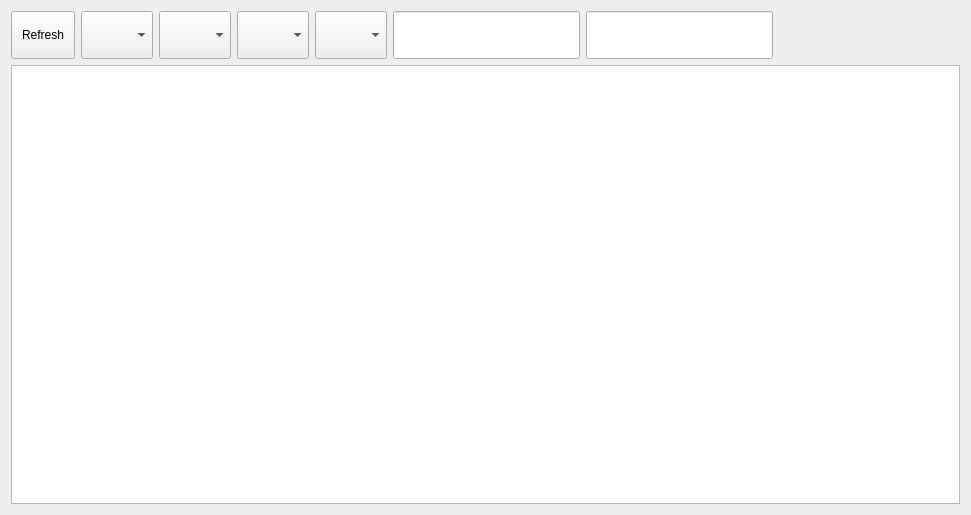
<?xml version="1.0" encoding="UTF-8"?>
<ui version="4.0">
 <class>WeightingView</class>
 <widget class="QWidget" name="WeightingView">
  <property name="geometry">
   <rect>
    <x>0</x>
    <y>0</y>
    <width>971</width>
    <height>515</height>
   </rect>
  </property>
  <property name="windowTitle">
   <string>Weighting View</string>
  </property>
  <layout class="QVBoxLayout" name="verticalLayout">
   <item>
    <layout class="QHBoxLayout" name="horizontalLayout">
     <item>
      <widget class="QPushButton" name="_pushRefresh">
       <property name="sizePolicy">
        <sizepolicy hsizetype="Fixed" vsizetype="Fixed">
         <horstretch>0</horstretch>
         <verstretch>0</verstretch>
        </sizepolicy>
       </property>
       <property name="minimumSize">
        <size>
         <width>48</width>
         <height>48</height>
        </size>
       </property>
       <property name="maximumSize">
        <size>
         <width>64</width>
         <height>64</height>
        </size>
       </property>
       <property name="text">
        <string>Refresh</string>
       </property>
      </widget>
     </item>
     <item>
      <widget class="QComboBox" name="_comboSupplier">
       <property name="minimumSize">
        <size>
         <width>0</width>
         <height>48</height>
        </size>
       </property>
      </widget>
     </item>
     <item>
      <widget class="QComboBox" name="_comboField">
       <property name="minimumSize">
        <size>
         <width>0</width>
         <height>48</height>
        </size>
       </property>
      </widget>
     </item>
     <item>
      <widget class="QComboBox" name="_comboGood">
       <property name="minimumSize">
        <size>
         <width>0</width>
         <height>48</height>
        </size>
       </property>
      </widget>
     </item>
     <item>
      <widget class="QComboBox" name="_comboVehicle">
       <property name="minimumSize">
        <size>
         <width>0</width>
         <height>48</height>
        </size>
       </property>
      </widget>
     </item>
     <item>
      <widget class="QLineEdit" name="_lineBegin">
       <property name="minimumSize">
        <size>
         <width>0</width>
         <height>48</height>
        </size>
       </property>
      </widget>
     </item>
     <item>
      <widget class="QLineEdit" name="_lineEnd">
       <property name="minimumSize">
        <size>
         <width>0</width>
         <height>48</height>
        </size>
       </property>
      </widget>
     </item>
     <item>
      <spacer name="horizontalSpacer">
       <property name="orientation">
        <enum>Qt::Horizontal</enum>
       </property>
       <property name="sizeHint" stdset="0">
        <size>
         <width>40</width>
         <height>20</height>
        </size>
       </property>
      </spacer>
     </item>
    </layout>
   </item>
   <item>
    <widget class="QTableWidget" name="_table"/>
   </item>
  </layout>
 </widget>
 <resources/>
 <connections/>
</ui>
